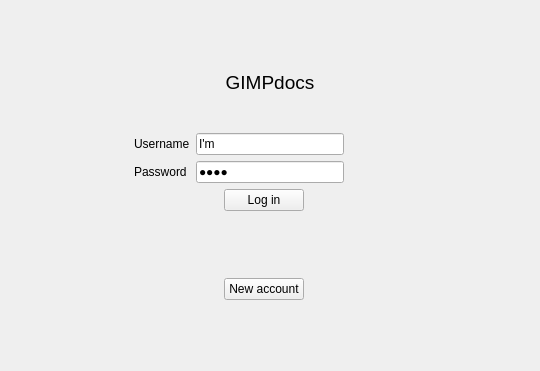
<?xml version="1.0" encoding="UTF-8"?>
<ui version="4.0">
 <class>GUI_Login</class>
 <widget class="QWidget" name="GUI_Login">
  <property name="geometry">
   <rect>
    <x>0</x>
    <y>0</y>
    <width>540</width>
    <height>371</height>
   </rect>
  </property>
  <property name="windowTitle">
   <string>Form</string>
  </property>
  <layout class="QGridLayout" name="gridLayout" rowstretch="0,1,0" columnstretch="2,0,3">
   <item row="0" column="1">
    <spacer name="verticalSpacer_2">
     <property name="orientation">
      <enum>Qt::Vertical</enum>
     </property>
     <property name="sizeHint" stdset="0">
      <size>
       <width>20</width>
       <height>60</height>
      </size>
     </property>
    </spacer>
   </item>
   <item row="1" column="0">
    <spacer name="horizontalSpacer_5">
     <property name="orientation">
      <enum>Qt::Horizontal</enum>
     </property>
     <property name="sizeHint" stdset="0">
      <size>
       <width>109</width>
       <height>20</height>
      </size>
     </property>
    </spacer>
   </item>
   <item row="1" column="1">
    <layout class="QVBoxLayout" name="verticalLayout_3">
     <item>
      <layout class="QFormLayout" name="formLayout">
       <item row="0" column="0">
        <spacer name="horizontalSpacer_6">
         <property name="orientation">
          <enum>Qt::Horizontal</enum>
         </property>
         <property name="sizeHint" stdset="0">
          <size>
           <width>40</width>
           <height>20</height>
          </size>
         </property>
        </spacer>
       </item>
       <item row="0" column="1">
        <widget class="QLabel" name="label_3">
         <property name="font">
          <font>
           <pointsize>14</pointsize>
          </font>
         </property>
         <property name="text">
          <string>GIMPdocs</string>
         </property>
         <property name="alignment">
          <set>Qt::AlignCenter</set>
         </property>
        </widget>
       </item>
       <item row="1" column="0">
        <spacer name="verticalSpacer_6">
         <property name="orientation">
          <enum>Qt::Vertical</enum>
         </property>
         <property name="sizeHint" stdset="0">
          <size>
           <width>20</width>
           <height>17</height>
          </size>
         </property>
        </spacer>
       </item>
       <item row="1" column="1">
        <spacer name="verticalSpacer_4">
         <property name="orientation">
          <enum>Qt::Vertical</enum>
         </property>
         <property name="sizeHint" stdset="0">
          <size>
           <width>20</width>
           <height>17</height>
          </size>
         </property>
        </spacer>
       </item>
       <item row="2" column="0">
        <widget class="QLabel" name="label">
         <property name="text">
          <string>Username</string>
         </property>
        </widget>
       </item>
       <item row="2" column="1">
        <widget class="QLineEdit" name="usernameLineEdit">
         <property name="text">
          <string>I'm</string>
         </property>
        </widget>
       </item>
       <item row="3" column="0">
        <widget class="QLabel" name="label_2">
         <property name="text">
          <string>Password</string>
         </property>
        </widget>
       </item>
       <item row="3" column="1">
        <widget class="QLineEdit" name="passwordLineEdit">
         <property name="text">
          <string>lazy</string>
         </property>
         <property name="echoMode">
          <enum>QLineEdit::Password</enum>
         </property>
        </widget>
       </item>
      </layout>
     </item>
     <item>
      <layout class="QHBoxLayout" name="horizontalLayout_2">
       <item>
        <spacer name="horizontalSpacer">
         <property name="orientation">
          <enum>Qt::Horizontal</enum>
         </property>
         <property name="sizeHint" stdset="0">
          <size>
           <width>50</width>
           <height>38</height>
          </size>
         </property>
        </spacer>
       </item>
       <item>
        <layout class="QHBoxLayout" name="horizontalLayout">
         <item>
          <spacer name="horizontalSpacer_2">
           <property name="orientation">
            <enum>Qt::Horizontal</enum>
           </property>
           <property name="sizeHint" stdset="0">
            <size>
             <width>40</width>
             <height>20</height>
            </size>
           </property>
          </spacer>
         </item>
         <item>
          <layout class="QVBoxLayout" name="verticalLayout">
           <item>
            <widget class="QPushButton" name="loginButton">
             <property name="sizePolicy">
              <sizepolicy hsizetype="Minimum" vsizetype="Fixed">
               <horstretch>0</horstretch>
               <verstretch>0</verstretch>
              </sizepolicy>
             </property>
             <property name="text">
              <string>Log in</string>
             </property>
            </widget>
           </item>
           <item>
            <spacer name="verticalSpacer">
             <property name="orientation">
              <enum>Qt::Vertical</enum>
             </property>
             <property name="sizeHint" stdset="0">
              <size>
               <width>20</width>
               <height>20</height>
              </size>
             </property>
            </spacer>
           </item>
           <item>
            <widget class="QPushButton" name="newAccountButton">
             <property name="text">
              <string>New account</string>
             </property>
            </widget>
           </item>
          </layout>
         </item>
         <item>
          <spacer name="horizontalSpacer_3">
           <property name="orientation">
            <enum>Qt::Horizontal</enum>
           </property>
           <property name="sizeHint" stdset="0">
            <size>
             <width>40</width>
             <height>20</height>
            </size>
           </property>
          </spacer>
         </item>
        </layout>
       </item>
      </layout>
     </item>
    </layout>
   </item>
   <item row="1" column="2">
    <spacer name="horizontalSpacer_4">
     <property name="orientation">
      <enum>Qt::Horizontal</enum>
     </property>
     <property name="sizeHint" stdset="0">
      <size>
       <width>164</width>
       <height>20</height>
      </size>
     </property>
    </spacer>
   </item>
   <item row="2" column="1">
    <spacer name="verticalSpacer_3">
     <property name="orientation">
      <enum>Qt::Vertical</enum>
     </property>
     <property name="sizeHint" stdset="0">
      <size>
       <width>20</width>
       <height>60</height>
      </size>
     </property>
    </spacer>
   </item>
  </layout>
 </widget>
 <resources/>
 <connections/>
</ui>
